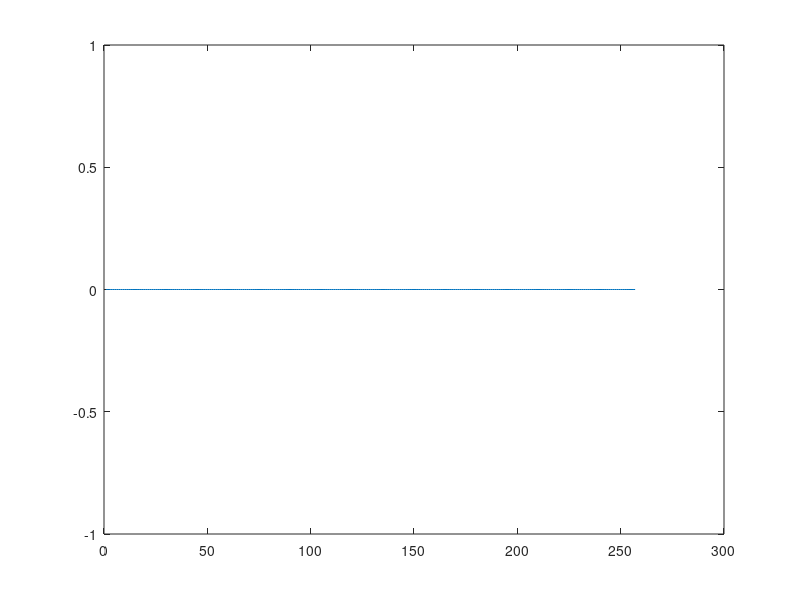

Recreate this plot in MATLAB.
function image_histogram
	global color image size_x size_y;
	histo = zeros(1,257);
	image(:,:,color);
	for i = 1:size_x
		for j = 1:size_y
			if(image(i,j,color)<0)
				histo(1)++;
			else
				histo(floor(image(i,j,color)*256)+1)++;
			endif
		endfor
	endfor
	save('temp','histo');
	x = 1:257;
	plot(x,histo);
endfunction
